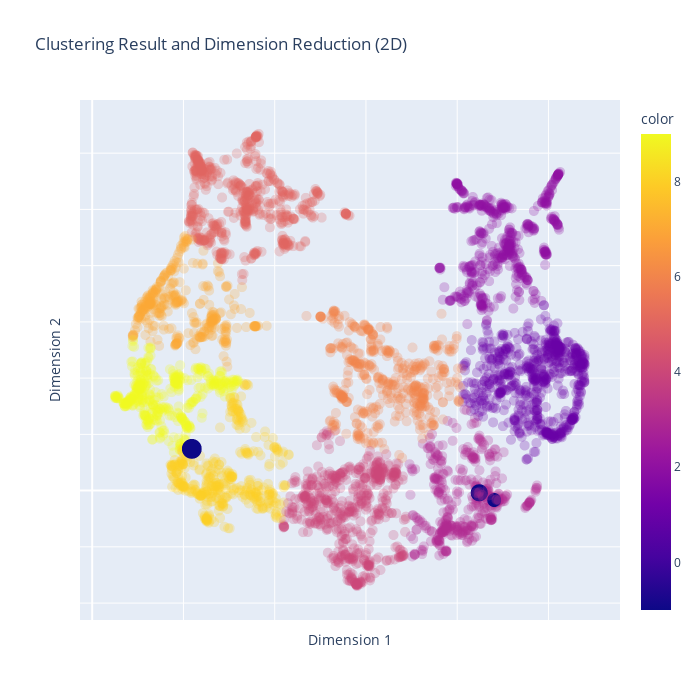

Notebook code for this chart:
### Markdown cell above
# Visualization

### Code cell
from visualizer import ClusterVisualizer
visualizer = ClusterVisualizer(clusterable_embedding, labels = np.array(df_relabeled['relabel']),trace = True)
fig = visualizer.plot_2d()
fig.show()

### Figure 1 — Plotly figure (JSON) as saved in the notebook; plotly's stock layout.template omitted (floating-point values rounded to 4 significant figures; data arrays with more than 128 entries replaced by an {"elided": "..."} marker saying what was removed)
{"data": [{"hovertemplate": "Dimension 1=%{x}<br>Dimension 2=%{y}<br>size=%{marker.size}<br>color=%{marker.color}<extra></extra>", "legendgroup": "", "marker": {"color": {"elided": "4599 int values"}, "coloraxis": "coloraxis", "line": {"color": "DarkSlateGrey", "width": 0}, "opacity": {"elided": "4599 float values"}, "size": {"elided": "4599 int values"}, "sizemode": "area", "sizeref": 0.2, "symbol": "circle"}, "mode": "markers", "name": "", "showlegend": false, "type": "scattergl", "x": {"elided": "4599 float values"}, "xaxis": "x", "y": {"elided": "4599 float values"}, "yaxis": "y"}], "layout": {"coloraxis": {"colorbar": {"title": {"text": "color"}}, "colorscale": [[0, "#0d0887"], [0.1111, "#46039f"], [0.2222, "#7201a8"], [0.3333, "#9c179e"], [0.4444, "#bd3786"], [0.5556, "#d8576b"], [0.6667, "#ed7953"], [0.7778, "#fb9f3a"], [0.8889, "#fdca26"], [1, "#f0f921"]]}, "height": 700, "legend": {"itemsizing": "constant", "tracegroupgap": 0}, "title": {"text": "Clustering Result and Dimension Reduction (2D)"}, "width": 700, "xaxis": {"anchor": "y", "domain": [0, 1], "showticklabels": false, "title": {"text": "Dimension 1"}}, "yaxis": {"anchor": "x", "domain": [0, 1], "showticklabels": false, "title": {"text": "Dimension 2"}}}}
